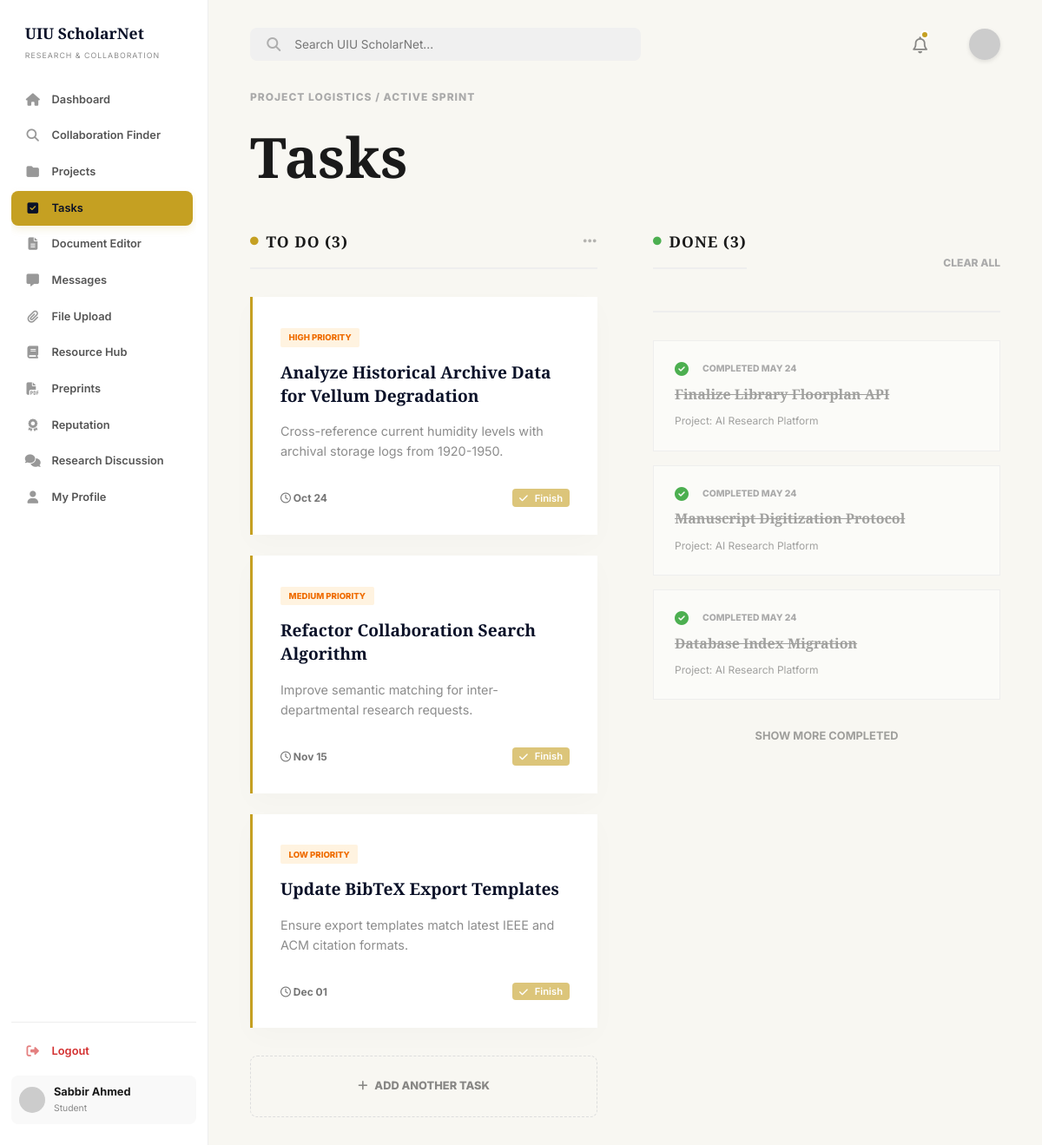
/dashboard/tasks.php (signed in), run on the app's committed database.
### tables this page shows
CREATE TABLE IF NOT EXISTS users (
    id INT AUTO_INCREMENT PRIMARY KEY,
    full_name VARCHAR(100) NOT NULL,
    email VARCHAR(100) UNIQUE NOT NULL,
    password VARCHAR(255) NOT NULL,
    role ENUM('student', 'faculty') DEFAULT 'student',
    department VARCHAR(100),
    interests TEXT,
    skills TEXT,
    points INT DEFAULT 0,
    created_at TIMESTAMP DEFAULT CURRENT_TIMESTAMP
);

CREATE TABLE IF NOT EXISTS tasks (
    id INT AUTO_INCREMENT PRIMARY KEY,
    project_id INT,
    title VARCHAR(255) NOT NULL,
    description TEXT,
    assigned_to INT,
    priority ENUM('low', 'medium', 'high') DEFAULT 'medium',
    status ENUM('todo', 'inprogress', 'done') DEFAULT 'todo',
    due_date DATE,
    created_at TIMESTAMP DEFAULT CURRENT_TIMESTAMP,
    FOREIGN KEY (project_id) REFERENCES projects(id) ON DELETE CASCADE,
    FOREIGN KEY (assigned_to) REFERENCES users(id) ON DELETE SET NULL
);

CREATE TABLE IF NOT EXISTS projects (
    id INT AUTO_INCREMENT PRIMARY KEY,
    title VARCHAR(255) NOT NULL,
    description TEXT,
    department VARCHAR(100),
    visibility ENUM('public', 'institution', 'private') DEFAULT 'public',
    status ENUM('planning', 'active', 'review', 'completed') DEFAULT 'active',
    progress INT DEFAULT 0,
    creator_id INT,
    created_at TIMESTAMP DEFAULT CURRENT_TIMESTAMP,
    FOREIGN KEY (creator_id) REFERENCES users(id) ON DELETE SET NULL
);

### includes/auth_check.php (called while the page is built, shortened)
<?php
require_once('db_connect.php');
$user_id = (int)$_SESSION['user_id'];
$stmt = $conn->prepare("SELECT * FROM users WHERE id = ?");
$stmt->bind_param("i", $user_id);
$stmt->execute();
$user_result = $stmt->get_result();
$user_data = $user_result->fetch_assoc();
?>

### dashboard/tasks.php (the view, shortened to what this page needs)
<?php
require_once('../includes/auth_check.php');
$project_id = isset($_GET['project_id']) ? (int)$_GET['project_id'] : null;
$ptStmt = $conn->prepare("SELECT COUNT(*) as total FROM tasks WHERE assigned_to = ? AND status != 'done'");
$ptStmt->bind_param("i", $user_id);
$ptStmt->execute();
$pending_tasks = (int)($ptStmt->get_result()->fetch_assoc()['total'] ?? 0);
$crStmt = $conn->prepare("SELECT COUNT(*) as total FROM collaboration_applications ca JOIN collaboration_posts cp ON ca.post_id = cp.id WHERE cp.user_id = ? AND ca.status = 'pending'");
$crStmt->bind_param("i", $user_id);
$crStmt->execute();
$collab_requests = (int)($crStmt->get_result()->fetch_assoc()['total'] ?? 0);
$task_sql = "SELECT t.*, p.title as project_title FROM tasks t
             JOIN projects p ON t.project_id = p.id
             LEFT JOIN project_members pm ON p.id = pm.project_id AND pm.user_id = ?
             WHERE (p.creator_id = ? OR pm.user_id = ?)";
if ($project_id) {
    $task_sql .= " AND t.project_id = ?";
    $tstmt = $conn->prepare($task_sql);
    $tstmt->bind_param("iiii", $user_id, $user_id, $user_id, $project_id);
} else {
    $tstmt = $conn->prepare($task_sql);
    $tstmt->bind_param("iii", $user_id, $user_id, $user_id);
}
$tstmt->execute();
$task_result = $tstmt->get_result();
$tasks_todo = [];
$tasks_done = [];
while ($task = $task_result->fetch_assoc()) {
    if ($task['status'] == 'todo' || $task['status'] == 'inprogress') $tasks_todo[] = $task;
    elseif ($task['status'] == 'done') $tasks_done[] = $task;
}
?>
<!DOCTYPE html>
<html lang="en">
<head>
    <link rel="stylesheet" href="https://cdnjs.cloudflare.com/ajax/libs/font-awesome/6.4.0/css/all.min.css">
    <link rel="stylesheet" href="../assets/css/style.css">
</head>
<body class="dashboard-page">
    <?php include('../includes/sidebar.php'); ?>
    <main class="main-content">
        <?php include('../includes/header.php'); ?>
        <section>
            <div class="section-label">PROJECT LOGISTICS / ACTIVE SPRINT</div>
            <h1 class="page-title">Tasks</h1>
            <div class="kanban-board">
                <div class="kanban-column">
                    <h3><span class="column-badge"><i class="fa-solid fa-circle dot-gold"></i> To Do (<?php echo count($tasks_todo); ?>)</span> <i class="fa-solid fa-ellipsis column-options"></i></h3>
                    <?php foreach($tasks_todo as $task): ?>
                    <div class="task-card">
                        <div class="priority-badge"><?php echo $task['priority']; ?> PRIORITY</div>
                        <h4><?php echo htmlspecialchars($task['title']); ?></h4>
                        <p class="task-desc"><?php echo htmlspecialchars($task['description']); ?></p>
                        <div class="task-meta-footer">
                            <span><i class="fa-regular fa-clock"></i> <?php echo date('M d', strtotime($task['due_date'])); ?></span>
                            <div class="task-actions" style="margin-left:auto;">
                                <form method="POST" action="../actions/update_task_status.php" style="display:inline;">
                                    <button type="submit" class="btn btn-primary" style="padding: 0.2rem 0.5rem; font-size: 0.7rem;"><i class="fa-solid fa-check"></i> Finish</button>
                                </form>
                            </div>
                        </div>
                    </div>
                    <?php endforeach; ?>
                    <div class="create-project-box add-task-box" onclick="openModal()">
                        <div class="add-task-text">
                            <i class="fa-solid fa-plus"></i> ADD ANOTHER TASK
                        </div>
                    </div>
                </div>
                <div class="kanban-column">
                    <div class="done-header">
                        <h3 class="done-title"><span class="column-badge"><i class="fa-solid fa-circle dot-green"></i> Done (<?php echo count($tasks_done); ?>)</span></h3>
                        <span class="clear-all" onclick="if(confirm('Clear all completed tasks?')) document.getElementById('clearTasksForm').submit();">CLEAR ALL</span>
                    </div>
                    <?php foreach($tasks_done as $task): ?>
                    <div class="task-completed-card">
                        <div class="completed-check">
                            <i class="fa-solid fa-circle-check check-icon"></i>
                            <span class="completed-date">COMPLETED <?php echo strtoupper(date('M d', strtotime($task['created_at'] ?? 'now'))); ?></span>
                        </div>
                        <h4><?php echo htmlspecialchars($task['title']); ?></h4>
                        <div class="completed-reviewer">Project: <?php echo htmlspecialchars($task['project_title']); ?></div>
                    </div>
                    <?php endforeach; ?>
                    <div class="show-more">SHOW MORE COMPLETED</div>
                </div>
            </div>
        </section>
    </main>
</body>
</html>

### includes/sidebar.php (shortened to what this page needs)
<aside class="sidebar">
    <div class="logo">UIU ScholarNet</div>
    <div class="sidebar-subtitle">RESEARCH & COLLABORATION</div>
    <nav class="sidebar-menu">
        <a href="index.php" class="menu-item <?php echo (basename($_SERVER['PHP_SELF']) == 'index.php') ? 'active' : ''; ?>">
            <i class="fa-solid fa-house"></i> Dashboard
        </a>
        <a href="collaboration.php" class="menu-item <?php echo (basename($_SERVER['PHP_SELF']) == 'collaboration.php') ? 'active' : ''; ?>">
            <i class="fa-solid fa-magnifying-glass"></i> Collaboration Finder
        </a>
        <a href="projects.php" class="menu-item <?php echo (basename($_SERVER['PHP_SELF']) == 'projects.php' || basename($_SERVER['PHP_SELF']) == 'edit_project.php') ? 'active' : ''; ?>">
            <i class="fa-solid fa-folder"></i> Projects
        </a>
        <a href="tasks.php" class="menu-item <?php echo (basename($_SERVER['PHP_SELF']) == 'tasks.php') ? 'active' : ''; ?>">
            <i class="fa-solid fa-square-check"></i> Tasks
        </a>
        <a href="document_editor.php" class="menu-item <?php echo (basename($_SERVER['PHP_SELF']) == 'document_editor.php') ? 'active' : ''; ?>">
            <i class="fa-solid fa-file-lines"></i> Document Editor
        </a>
        <a href="messages.php" class="menu-item <?php echo (basename($_SERVER['PHP_SELF']) == 'messages.php' && (!isset($_GET['channel']) || $_GET['channel'] !== 'discussion')) ? 'active' : ''; ?>">
            <i class="fa-solid fa-message"></i> Messages
        </a>
        <a href="file_upload.php" class="menu-item <?php echo (basename($_SERVER['PHP_SELF']) == 'file_upload.php') ? 'active' : ''; ?>">
            <i class="fa-solid fa-paperclip"></i> File Upload
        </a>
        <a href="resources.php" class="menu-item <?php echo (basename($_SERVER['PHP_SELF']) == 'resources.php') ? 'active' : ''; ?>">
            <i class="fa-solid fa-book"></i> Resource Hub
        </a>
        <a href="preprints.php" class="menu-item <?php echo (basename($_SERVER['PHP_SELF']) == 'preprints.php' || basename($_SERVER['PHP_SELF']) == 'preprint_details.php') ? 'active' : ''; ?>">
            <i class="fa-solid fa-file-pdf"></i> Preprints
        </a>
        <a href="reputation.php" class="menu-item <?php echo (basename($_SERVER['PHP_SELF']) == 'reputation.php') ? 'active' : ''; ?>">
            <i class="fa-solid fa-award"></i> Reputation
        </a>
        <a href="research_discussion.php" class="menu-item <?php echo (basename($_SERVER['PHP_SELF']) == 'research_discussion.php' || basename($_SERVER['PHP_SELF']) == 'discussion_thread.php') ? 'active' : ''; ?>">
            <i class="fa-solid fa-comments"></i> Research Discussion
        </a>
        <a href="profile.php" class="menu-item <?php echo (basename($_SERVER['PHP_SELF']) == 'profile.php') ? 'active' : ''; ?>">
            <i class="fa-solid fa-user"></i> My Profile
        </a>
    </nav>
    <div class="sidebar-footer">
        <a href="../auth/logout.php" class="menu-item logout-link"><i class="fa-solid fa-right-from-bracket"></i> Logout</a>
        <div class="user-profile-small">
            <img src="https://ui-avatars.com/api/?name=<?php echo urlencode($user_data['full_name']); ?>&background=0a1128&color=fff" alt="User">
            <div>
                <div class="user-name"><?php echo $user_data['full_name']; ?></div>
                <div class="user-role"><?php echo ucfirst($user_data['role']); ?></div>
            </div>
        </div>
    </div>
</aside>

### includes/header.php (shortened to what this page needs)
<header class="dash-header">
    <div class="search-container">
        <i class="fa-solid fa-magnifying-glass search-icon"></i>
        <input type="text" placeholder="Search UIU ScholarNet...">
    </div>
    <div class="header-actions" style="display: flex; align-items: center; justify-content: flex-end; gap: 1.5rem;">
        <a href="notifications.php" class="notification-icon" style="color: inherit; text-decoration: none; position: relative; display: flex; align-items: center; height: 36px;">
            <i class="fa-regular fa-bell header-icon" style="font-size: 1.2rem; line-height: 1;"></i>
            <?php if (($collab_requests ?? 0) > 0 || ($pending_tasks ?? 0) > 0): ?>
                <span class="notification-dot" style="top: 2px; right: -2px; position: absolute; width: 10px; height: 10px; background: var(--secondary-color); border-radius: 50%; border: 2px solid #fff;"></span>
            <?php endif; ?>
        </a>
        <a href="profile.php" style="color: inherit; text-decoration: none; display: flex; align-items: center;">
            <img src="https://ui-avatars.com/api/?name=<?php echo urlencode($user_data['full_name'] ?? 'User'); ?>&background=0a1128&color=fff" alt="Avatar" style="width: 36px; height: 36px; border-radius: 50%; box-shadow: 0 2px 5px rgba(0,0,0,0.1); display: block;">
        </a>
    </div>
</header>

### assets/css/global.css (style rules this page uses)
:root { --primary-color: #0a1128; --secondary-color: #c5a022; --bg-color: #f8f7f2; --text-color: #1a1a1a; --accent-color: #e8e6d9; --white: #ffffff; --transition: all 0.3s ease; --font-heading: 'Playfair Display', serif; --font-body: 'Inter', sans-serif; }
* { margin: 0; padding: 0; box-sizing: border-box; }
body { font-family: var(--font-body); background-color: var(--bg-color); color: var(--text-color); line-height: 1.6; overflow-x: hidden; }
h1, h2, h3, h4 { font-family: var(--font-heading); font-weight: 700; }
a { text-decoration: none; color: inherit; transition: var(--transition); }
.btn { padding: 0.8rem 2rem; border-radius: 4px; font-weight: 600; cursor: pointer; display: inline-flex; align-items: center; gap: 0.5rem; transition: var(--transition); border: none; font-family: var(--font-body); }
.btn-primary { background-color: var(--secondary-color); color: var(--white); }
.logo { font-size: 1.5rem; font-weight: 700; color: var(--primary-color); font-family: var(--font-heading); }

### assets/css/layout.css (style rules this page uses)
.dashboard-page { display: flex; background-color: var(--bg-color); min-height: 100vh; width: 100%; }
.sidebar { width: 240px; min-width: 240px; background: var(--white); border-right: 1px solid #eee; padding: 1.5rem 0.8rem; display: flex; flex-direction: column; position: fixed; top: 0; left: 0; bottom: 0; z-index: 1000; overflow: hidden; }
.sidebar .logo { font-size: 1.1rem; margin-bottom: 0.3rem; padding-left: 1rem; color: var(--primary-color); flex-shrink: 0; }
.sidebar-subtitle { font-size: 0.55rem; opacity: 0.5; letter-spacing: 1px; padding-left: 1rem; margin-bottom: 1.5rem; flex-shrink: 0; }
.sidebar-menu { flex: 1 1 0; min-height: 0; overflow-y: auto; padding-right: 4px; }
.menu-item { display: flex; align-items: center; gap: 0.8rem; padding: 0.6rem 1rem; border-radius: 8px; margin-bottom: 2px; font-weight: 600; font-size: 0.8rem; color: #555; transition: var(--transition); text-decoration: none; white-space: nowrap; }
.menu-item i { width: 18px; font-size: 0.9rem; display: flex; justify-content: center; opacity: 0.6; }
.menu-item.active { background-color: var(--secondary-color); color: var(--primary-color); box-shadow: 0 4px 10px rgba(197, 160, 34, 0.15); }
.menu-item.active i { opacity: 1; }
.sidebar-footer { border-top: 1px solid #eee; padding-top: 0.8rem; margin-top: 0.8rem; flex-shrink: 0; }
.user-profile-small { display: flex; align-items: center; gap: 0.6rem; padding: 0.6rem; background: #f9f9f9; border-radius: 8px; margin-top: 0.5rem; }
.user-profile-small img { width: 30px; height: 30px; border-radius: 50%; }
.main-content { flex: 1; margin-left: 240px; padding: 2rem 3rem; min-height: 100vh; }
.dash-header { display: flex; justify-content: space-between; align-items: center; margin-bottom: 2rem; }
.search-container { background: #f0f0f0; padding: 0.7rem 1.2rem; border-radius: 8px; display: flex; align-items: center; gap: 1rem; width: 100%; max-width: 450px; }
.search-container input { background: transparent; border: none; outline: none; width: 100%; font-family: var(--font-body); font-size: 0.85rem; }
.logout-link { color: #d32f2f; }
.user-name { font-weight: 700; font-size: 0.8rem; }
.user-role { font-size: 0.65rem; opacity: 0.5; }

### assets/css/dashboard.css (style rules this page uses)
.search-icon { opacity: 0.3; }
.notification-icon { font-size: 1.2rem; margin-right: 1.5rem; position: relative; }
.notification-dot { position: absolute; top: -5px; right: -5px; width: 8px; height: 8px; background: red; border-radius: 50%; border: 2px solid var(--white); }

### assets/css/collaboration.css (style rules this page uses)
.header-icon { font-size: 1.2rem; opacity: 0.5; }

### assets/css/projects.css (style rules this page uses)
.create-project-box { border: 2px dashed #ddd; padding: 4rem; text-align: center; border-radius: 8px; cursor: pointer; transition: var(--transition); }

### data on the page
users: full_name "Sabbir Ahmed", role "Student"
tasks: priority "HIGH", title "Analyze Historical Archive Data for Vellum Degradation", description "Cross-reference current humidity levels with archival storage logs from 1920-1950.", due_date "Oct 24"
tasks: priority "MEDIUM", title "Refactor Collaboration Search Algorithm", description "Improve semantic matching for inter-departmental research requests.", due_date "Nov 15"
tasks: priority "LOW", title "Update BibTeX Export Templates", description "Ensure export templates match latest IEEE and ACM citation formats.", due_date "Dec 01"
tasks: created_at "MAY 24", title "Finalize Library Floorplan API", project.title "AI Research Platform"
tasks: created_at "MAY 24", title "Manuscript Digitization Protocol", project.title "AI Research Platform"
tasks: created_at "MAY 24", title "Database Index Migration", project.title "AI Research Platform"

### other printed values
count($tasks_todo) "3"
count($tasks_done) "3"
